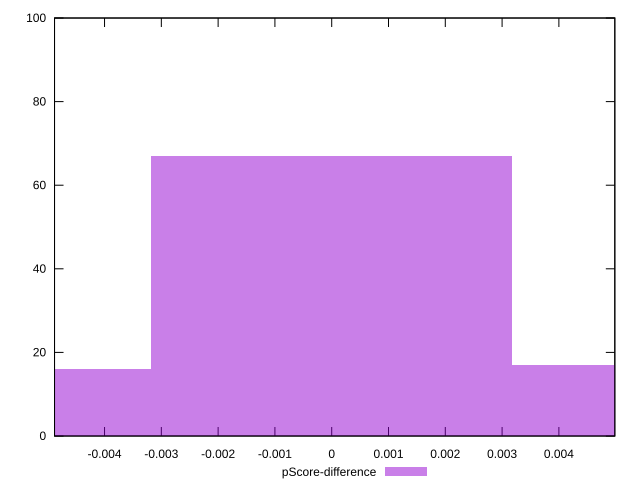

Source code (gnuplot):
reset

$pScoreDifference <<EOF
0 67
-0.006361579111118371 16
0.006361579111118371 17
EOF

set key outside below
set boxwidth 0.006361579111118371
set xrange [-0.004880486397435435:0.00498498835461425]
set yrange [0:100]
set trange [0:100]
set style fill transparent solid 0.5 noborder
set terminal svg size 640, 490 enhanced background rgb 'white'
set output "reports/report_00027_2021-02-24T12-40-31.850Z/first-contentful-paint/samples/music/pScore-difference/histogram.svg"

plot $pScoreDifference title "pScore-difference" with boxes

reset
